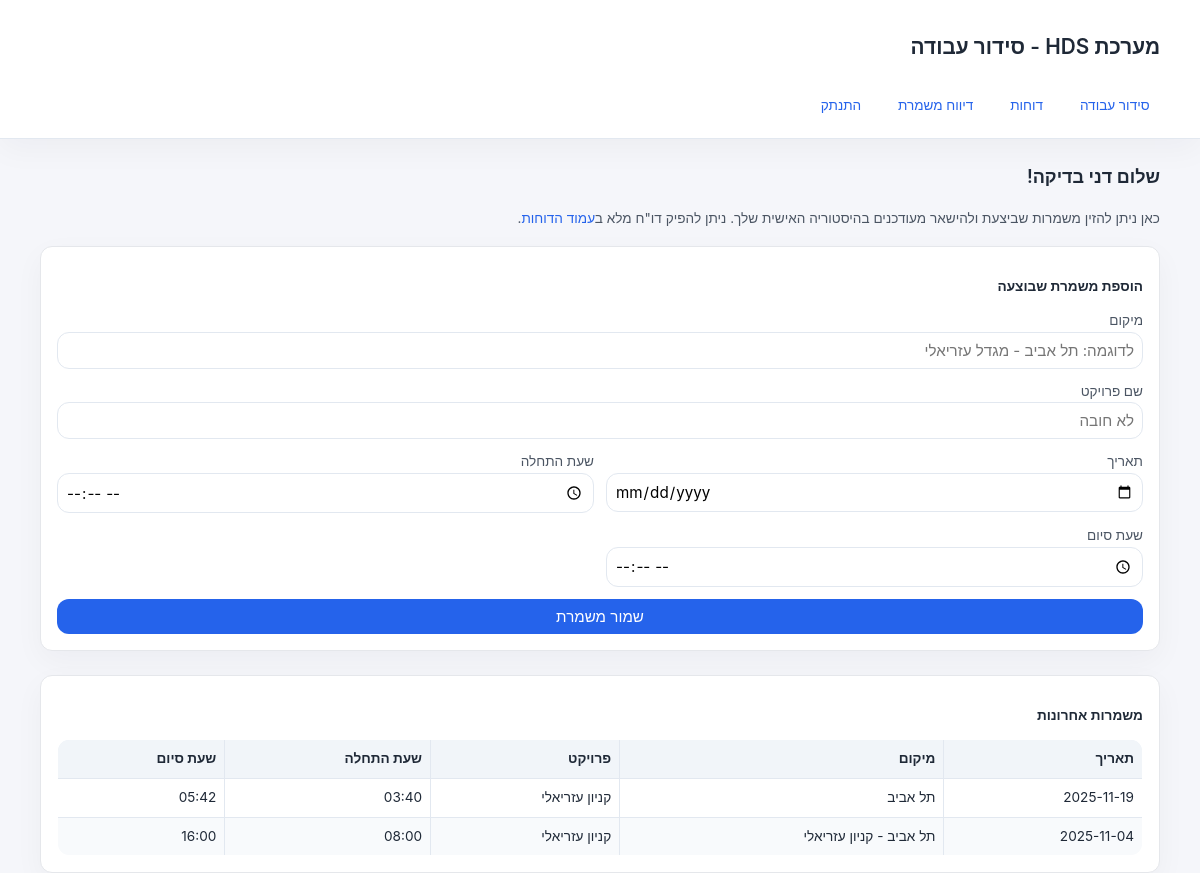
The app's page /portal/shifts (signed in) with its own data.
### tables this page shows
CREATE TABLE employees (
        id INTEGER PRIMARY KEY AUTOINCREMENT,
        name TEXT NOT NULL,
        hourly_rate REAL
    , password_hash TEXT, email TEXT, phone TEXT, active INTEGER DEFAULT 1, is_admin INTEGER DEFAULT 0);

CREATE TABLE shifts (
        id INTEGER PRIMARY KEY AUTOINCREMENT,
        employee_id INTEGER,
        project_id INTEGER,
        date TEXT,
        start_time TEXT,
        end_time TEXT, location TEXT,
        FOREIGN KEY(employee_id) REFERENCES employees(id),
        FOREIGN KEY(project_id) REFERENCES projects(id)
    );

### app/routes/employee.py (the view)
@router.get("/portal/shifts", response_class=HTMLResponse)
def employee_portal_shifts(request: Request):
    employee_id = _session_employee_id(request)
    if not employee_id:
        return _redirect("/login", error="יש להתחבר לפני שמזינים משמרות")
    conn = get_connection()
    try:
        cur = conn.cursor()
        employee = _fetch_employee(cur, employee_id)
        cur.execute(
            """
            SELECT
                s.id,
                s.date,
                s.start_time,
                s.end_time,
                s.location,
                COALESCE(p.name, 'לא הוגדר פרויקט') AS project
            FROM shifts s
            INNER JOIN ShiftAssignments sa ON sa.shift_id = s.id
            LEFT JOIN projects p ON p.id = s.project_id
            WHERE sa.employee_id = ?
            ORDER BY s.date DESC, s.start_time DESC
            LIMIT 50
            """,
            (employee_id,),
        )
        shifts = cur.fetchall()
        cur.execute("SELECT name FROM projects ORDER BY name")
        projects = [row["name"] for row in cur.fetchall()]
    finally:
        conn.close()
    return templates.TemplateResponse(
        "employee_portal_shifts.html",
        {
            "request": request,
            "employee": employee,
            "shifts": shifts,
            "projects": projects,
            "message": request.query_params.get("message"),
            "error": request.query_params.get("error"),
        },
    )

### app/templates/employee_portal_shifts.html (shortened to what this page needs)
{% extends "base.html" %}
{% block content %}
<h2 class="text-lg font-semibold mb-4">שלום {{ employee['name'] }}!</h2>
<p class="mb-4 text-sm text-gray-600">
  כאן ניתן להזין משמרות שביצעת ולהישאר מעודכנים בהיסטוריה האישית שלך.
  ניתן להפיק דו"ח מלא ב<a class="text-blue-600" href="/reports">עמוד הדוחות</a>.
</p>
<section class="bg-white border border-gray-200 rounded p-4 shadow-sm mb-6">
  <h3 class="font-semibold mb-3 text-sm">הוספת משמרת שבוצעה</h3>
  <form method="post" class="grid gap-3 text-sm">
    <label class="flex flex-col gap-1">
      <span class="font-medium text-gray-600">מיקום</span>
      <input name="location" class="border rounded p-2" placeholder="לדוגמה: תל אביב - מגדל עזריאלי" required>
    </label>
    <label class="flex flex-col gap-1">
      <span class="font-medium text-gray-600">שם פרויקט</span>
      <input name="project_name" list="portal-project-names" class="border rounded p-2" placeholder="לא חובה">
    </label>
    <div class="grid grid-cols-2 gap-3">
      <label class="flex flex-col gap-1">
        <span class="font-medium text-gray-600">תאריך</span>
        <input type="date" name="date" class="border rounded p-2" required>
      </label>
      <label class="flex flex-col gap-1">
        <span class="font-medium text-gray-600">שעת התחלה</span>
        <input type="time" name="start_time" class="border rounded p-2" required>
      </label>
      <label class="flex flex-col gap-1">
        <span class="font-medium text-gray-600">שעת סיום</span>
        <input type="time" name="end_time" class="border rounded p-2" required>
      </label>
    </div>
    <button type="submit" class="self-start bg-blue-600 text-white px-4 py-2 rounded">
      שמור משמרת
    </button>
  </form>
</section>
<section class="bg-white border border-gray-200 rounded p-4 shadow-sm">
  <h3 class="font-semibold mb-3 text-sm">משמרות אחרונות</h3>
  <table class="w-full border border-gray-300 text-sm">
    <thead class="bg-gray-200">
      <tr>
        <th class="p-2 border">תאריך</th>
        <th class="p-2 border">מיקום</th>
        <th class="p-2 border">פרויקט</th>
        <th class="p-2 border">שעת התחלה</th>
        <th class="p-2 border">שעת סיום</th>
      </tr>
    </thead>
    <tbody>
      {% for shift in shifts %}
      <tr>
        <td class="p-2 border">{{ shift['date'] }}</td>
        <td class="p-2 border">{{ shift['location'] or '-' }}</td>
        <td class="p-2 border">{{ shift['project'] }}</td>
        <td class="p-2 border">{{ shift['start_time'] }}</td>
        <td class="p-2 border">{{ shift['end_time'] }}</td>
      </tr>
      {% else %}
      <tr>
        <td colspan="5" class="text-center p-4 text-gray-500">לא דווחו משמרות עדיין</td>
      </tr>
      {% endfor %}
    </tbody>
  </table>
</section>
{% endblock %}

### app/static/style.css (style rules this page uses)
:root { color-scheme: light; --bg-page: #f5f6fa; --bg-card: #ffffff; --border-muted: #e2e8f0; --border-strong: #cbd5f5; --text-main: #1f2937; --text-muted: #6b7280; --brand-primary: #2563eb; --brand-primary-dark: #1d4ed8; --brand-accent: #0ea5e9; --success-bg: #ecfdf5; --success-border: #bbf7d0; --success-text: #047857; --error-bg: #fef2f2; --error-border: #fecaca; --error-text: #b91c1c; }
* { box-sizing: border-box; }
body { font-family: "Heebo", -apple-system, BlinkMacSystemFont, "Segoe UI", sans-serif; direction: rtl; background: var(--bg-page); margin: 0; color: var(--text-main); line-height: 1.6; }
a { color: var(--brand-primary); text-decoration: none; }
table { width: 100%; border-collapse: collapse; background: var(--bg-card); overflow: hidden; border-radius: 0.75rem; }
thead tr { background: #f1f5f9; }
th, td { border-bottom: 1px solid var(--border-muted); padding: 0.75rem; text-align: right; }
tbody tr:last-child td { border-bottom: none; }
tbody tr:nth-child(even) { background: #f8fafc; }
button, .btn { background: var(--brand-primary); color: #fff; border: none; border-radius: 0.5rem; padding: 0.45rem 1rem; cursor: pointer; font-family: inherit; font-size: 0.95rem; transition: background 0.2s ease, transform 0.1s ease; display: inline-flex; align-items: center; justify-content: center; gap: 0.35rem; }
input, textarea, select { font-family: inherit; font-size: 0.95rem; padding: 0.55rem 0.65rem; border: 1px solid var(--border-muted); border-radius: 0.5rem; background: #fff; transition: border-color 0.2s ease, box-shadow 0.2s ease; }
.bg-gray-100 { background: var(--bg-page) !important; }
.bg-white { background: var(--bg-card) !important; }
.bg-gray-200 { background: #f1f5f9 !important; }
.bg-blue-600 { background: var(--brand-primary) !important; color: #fff !important; }
.border { border: 1px solid var(--border-muted); }
.border-gray-200 { border-color: #e5e7eb !important; }
.border-gray-300 { border-color: #d1d5db !important; }
.shadow-sm { box-shadow: 0 10px 30px rgba(15, 23, 42, 0.04); }
.rounded { border-radius: 0.75rem; }
.text-sm { font-size: 0.85rem; }
.text-lg { font-size: 1.125rem; }
.font-medium { font-weight: 500; }
.font-semibold { font-weight: 600; }
.text-gray-600 { color: #4b5563; }
.text-blue-600 { color: var(--brand-primary); }
.text-white { color: #fff !important; }
.mb-3 { margin-bottom: 0.75rem; }
.mb-4 { margin-bottom: 1rem; }
.mb-6 { margin-bottom: 1.5rem; }
.p-2 { padding: 0.5rem; }
.p-4 { padding: 1rem; }
.px-4 { padding-right: 1rem; padding-left: 1rem; }
.py-2 { padding-top: 0.5rem; padding-bottom: 0.5rem; }
.w-full { width: 100%; }
.flex { display: flex; }
.flex-col { flex-direction: column; }
.gap-3 { gap: 0.75rem; }
.grid { display: grid; }
.grid-cols-2 { grid-template-columns: repeat(2, minmax(0, 1fr)); }
.self-start { align-self: flex-start; }

### records on screen
employees: name "דני בדיקה"
shifts: date "2025-11-19", location "תל אביב", project "קניון עזריאלי", start_time "03:40", end_time "05:42"
shifts: date "2025-11-04", location "תל אביב - קניון עזריאלי", project "קניון עזריאלי", start_time "08:00", end_time "16:00"
